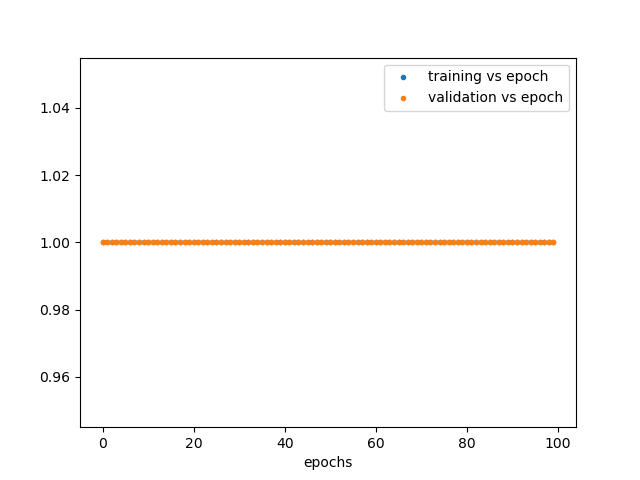

Source code (Python):
""" ANN """
import layers
import numpy as np
import pandas as pd
from tqdm import tqdm
import matplotlib.pyplot as plt
import pickle
def main():
    """
    Architecture:
        Input -> FC (100 outputs)
              -> ReLU (generally good and has range [0, inf) which is desirable for images)
              -> FC (10 output, since this is last layer)
              -> Softmax (used for multiclass classification)
              -> Cross Entropy objective (used for multiclass classification)
    """
    eta = 1e-2
    epsilon = 1e-10
    epochs = 100
    s = 0
    r = 0
    rho1 = 0.1
    rho2 = 0.999
    delta = 10**-8

    hidden_size = 10
    data = pd.read_csv('../data/BostonHousing.csv')
    train = data[:-10]
    test = data[-10:]
    Y = np.array(train['medv']).reshape(-1,1)
    X = np.array(train.drop('medv', axis=1))
    validate_Y = np.array(test['medv']).reshape(-1,1)
    validate_X = np.array(test.drop('medv', axis=1))
    print("Y shape:", Y.shape)
    print("X shape:", X.shape)
    print("validate Y shape:", validate_Y.shape)
    print("validate X shape:", validate_X.shape)


    # first FC -> ReLU
    sizeIn = X.shape[1]
    sizeOut = hidden_size #Y.shape[1]
    W = np.random.normal(0, 1., (sizeIn, sizeOut))
    L1 = layers.InputLayer(X)
    L2 = layers.FullyConnectedLayer(sizeIn,sizeOut)
    L2.setWeights(W)
    L2.setBiases(np.random.uniform(0,1,sizeOut))

    L3 = layers.ReLuLayer()

    # second FC -> Softmax
    sizeIn = sizeOut
    sizeOut = 1 #Y.shape[1] #Y.shape[1]
    W = np.random.normal(0, 1., (sizeIn, sizeOut))
    L4 = layers.FullyConnectedLayer(sizeIn,sizeOut)
    L4.setWeights(W)
    L4.setBiases(np.random.uniform(0,1, sizeOut))

    L5 = layers.LinearLayer()


    L6 = layers.SquaredError()

    layerz = [L1, L2, L3, L4, L5, L6]

    MSEs = []
    validation_accuracies = []
    train_accuracies = []

    for t in tqdm(range(epochs)):
        h = X

        #"forward"
        for j in range(len(layerz)-1):
            h = layerz[j].forward(h)

        # RMSE:
        Yhat = h
        MSEs.append(layerz[-1].eval(Y, Yhat))
        print("MSE:", MSEs[-1])
        if MSEs[-1]<epsilon:
            print("min MSE reached")
            break

        # backward
        grad = layerz[-1].gradient(Y, Yhat)

        for i in range(len(layerz)-2, 0, -1):
            newgrad = layerz[i].backward(grad)

            if (isinstance(layerz[i], layers.FullyConnectedLayer)):
                layerz[i].updateWeights(grad, eta)#, adam=True, t=t+1)
                #layerz[i].updateWeights(grad, eta)

            grad = newgrad

# Calculate training accuracy


        train = np.mean(np.argmax(Yhat, axis=1) == np.argmax(Y, axis=1))
        train_accuracies.append(train)

        # VALIDATIO
        h_validate = validate_X
        #"forward"
        for j in range(len(layerz)-1):
            h_validate = layerz[j].forward(h_validate)
        # RMSE:
        Yhat_validate = h_validate

        validation = np.mean(np.argmax(Yhat_validate, axis=1) == np.argmax(validate_Y, axis=1))
        validation_accuracies.append(validation)

        #validation_loss = layerz[-1].eval(validate_Y, Yhat_validate)
        #validation_losses.append(validation_loss)

    print("Final RMSE:", np.sqrt(MSEs[-1]))
    print("Final training accuracy:", train_accuracies[-1])
    print("Final validation accuracy:", validation_accuracies[-1])
    plt.scatter(np.arange(0, epochs, 1), train_accuracies, label="training vs epoch", marker='.')
    plt.scatter(np.arange(0, epochs, 1), validation_accuracies, label="validation vs epoch", marker='.')
    plt.xlabel("epochs")
    plt.legend()
    plt.savefig("nn_boston.png")


    weights = [np.array(layerz[1].getWeights()), np.array(layerz[1].getBiases()),
               np.array(layerz[3].getWeights()), np.array(layerz[3].getBiases())]

    print("weights means, std")
    with open("weights_nn_boston.pkl", "wb") as fp:
        pickle.dump(weights, fp)

    return MSEs


if __name__=="__main__":
    main()
